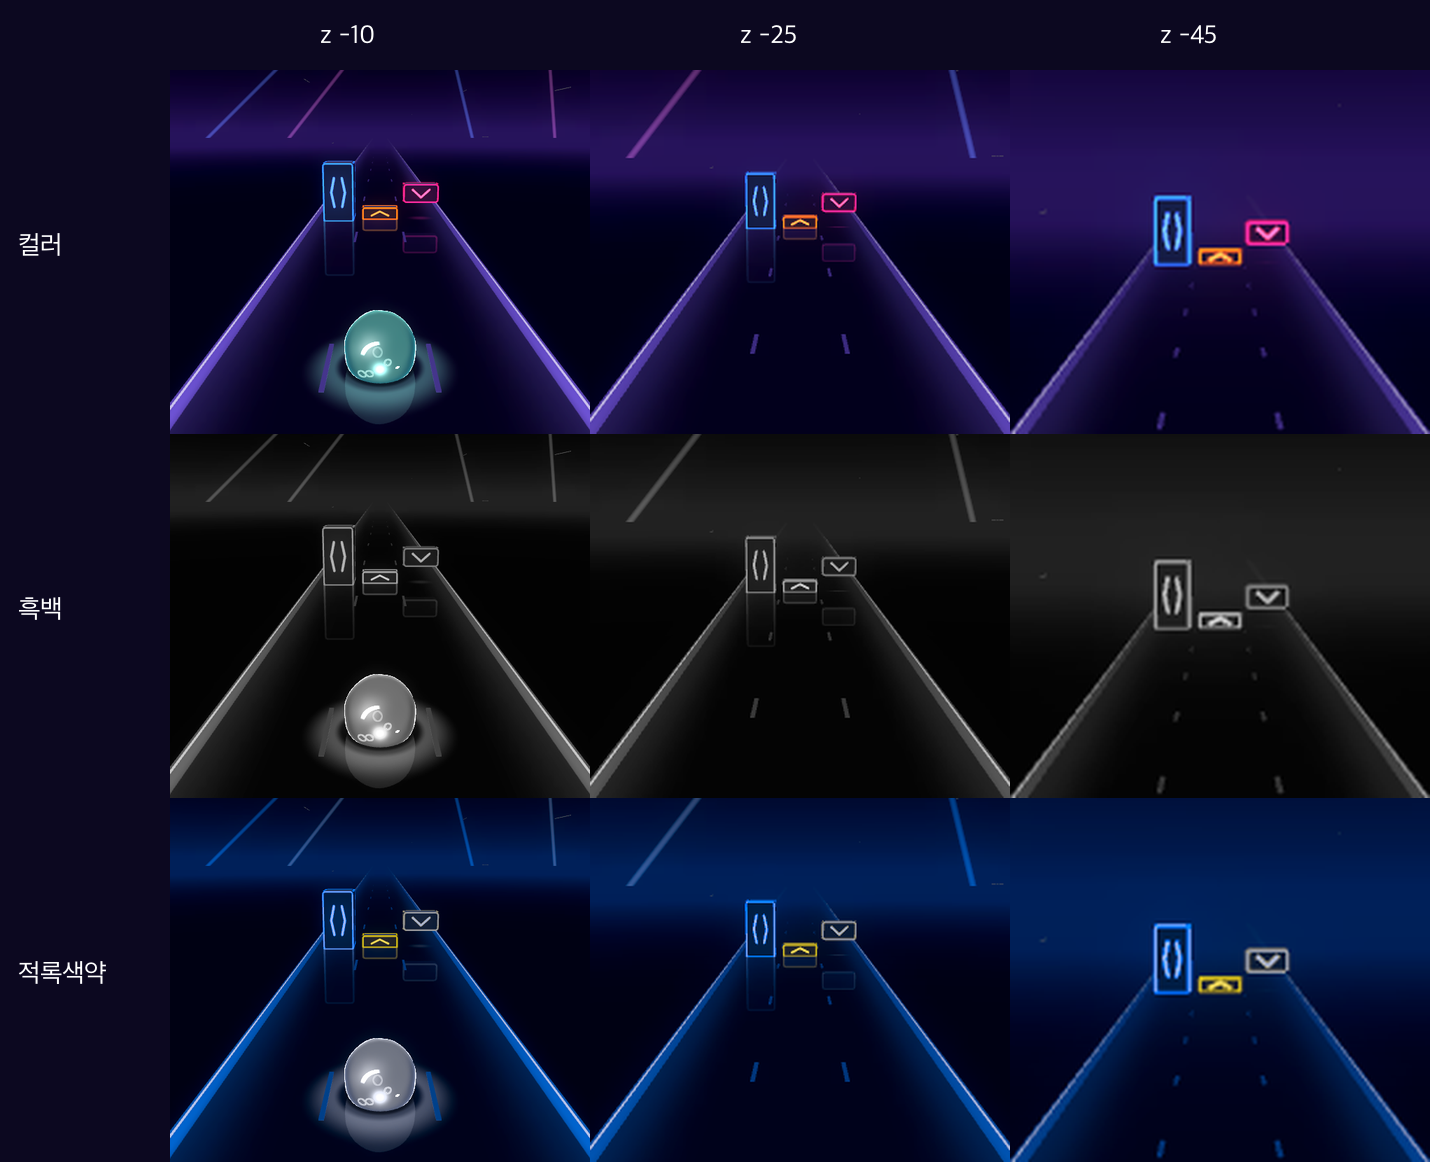

Reproduce this figure in Python.
#!/usr/bin/env python3
"""장애물 읽기 시트: 세 거리(z -10, -25, -45) × 컬러 / 흑백 / 적록색약. 사용: read_sheet.py <캡처 폴더> <결과.png>"""
import sys
import numpy as np
from PIL import Image, ImageDraw, ImageFont

# Machado 2009 deuteranomaly 심도 1.0 (선형 RGB에 곱한다)
DEUTAN = np.array([[0.367322, 0.860646, -0.227968], [0.280085, 0.672501, 0.047413], [-0.011820, 0.042940, 0.968881]])
FONT = ImageFont.truetype("/System/Library/Fonts/AppleSDGothicNeo.ttc", 26)
FAR_CROP = {10: (60, 440, 660, 960), 25: (200, 470, 520, 747), 45: (280, 490, 440, 629)}


def to_linear(a):
    return np.where(a <= 0.04045, a / 12.92, ((a + 0.055) / 1.055) ** 2.4)


def to_srgb(a):
    a = np.clip(a, 0.0, 1.0)
    return np.where(a <= 0.0031308, a * 12.92, 1.055 * a ** (1 / 2.4) - 0.055)


def deutan(img):
    a = to_linear(np.asarray(img.convert("RGB"), float) / 255.0)
    return Image.fromarray((to_srgb(a @ DEUTAN.T) * 255).astype("uint8"))


def main(src, out):
    cell = (420, 364)
    sheet = Image.new("RGB", (170 + cell[0] * 3, 70 + cell[1] * 3), (12, 8, 32))
    draw = ImageDraw.Draw(sheet)
    rows = [("컬러", lambda i: i), ("흑백", lambda i: i.convert("L").convert("RGB")), ("적록색약", deutan)]
    for col, z in enumerate(FAR_CROP):
        draw.text((170 + cell[0] * col + 150, 20), f"z -{z}", font=FONT, fill="white")
        shot = Image.open(f"{src}/sheet_z{z}.png").convert("RGB").crop(FAR_CROP[z])
        for row, (name, fn) in enumerate(rows):
            sheet.paste(fn(shot).resize(cell, Image.LANCZOS), (170 + cell[0] * col, 70 + cell[1] * row))
            if col == 0:
                draw.text((18, 70 + cell[1] * row + 160), name, font=FONT, fill="white")
    sheet.save(out)


main(sys.argv[1], sys.argv[2])
